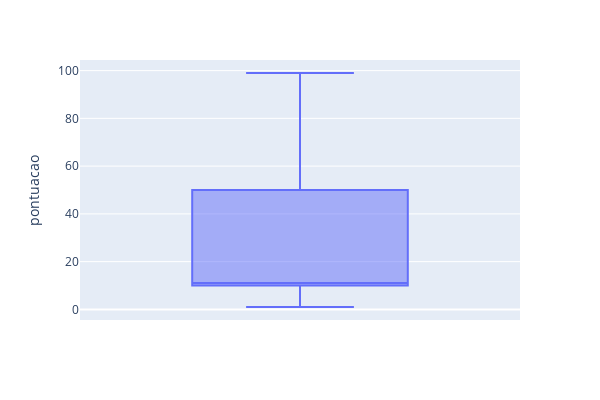

Notebook code for this chart:
### Markdown cell above
**Pontuação**

### Code cell
boxplot = px.box(
    df, y = "pontuacao"
)
boxplot.update_layout(
    width=600,  
    height=400,
)
boxplot.show()

### Figure 1 — Plotly figure (JSON) as saved in the notebook; plotly's stock layout.template omitted (floating-point values rounded to 4 significant figures; data arrays with more than 128 entries replaced by an {"elided": "..."} marker saying what was removed)
{"data": [{"alignmentgroup": "True", "hovertemplate": "pontuacao=%{y}<extra></extra>", "legendgroup": "", "marker": {"color": "#636efa"}, "name": "", "notched": false, "offsetgroup": "", "orientation": "v", "showlegend": false, "type": "box", "x0": " ", "xaxis": "x", "y": {"elided": "2000 int values"}, "y0": " ", "yaxis": "y"}], "layout": {"boxmode": "group", "height": 400, "legend": {"tracegroupgap": 0}, "margin": {"t": 60}, "width": 600, "xaxis": {"anchor": "y", "domain": [0, 1]}, "yaxis": {"anchor": "x", "domain": [0, 1], "title": {"text": "pontuacao"}}}}
